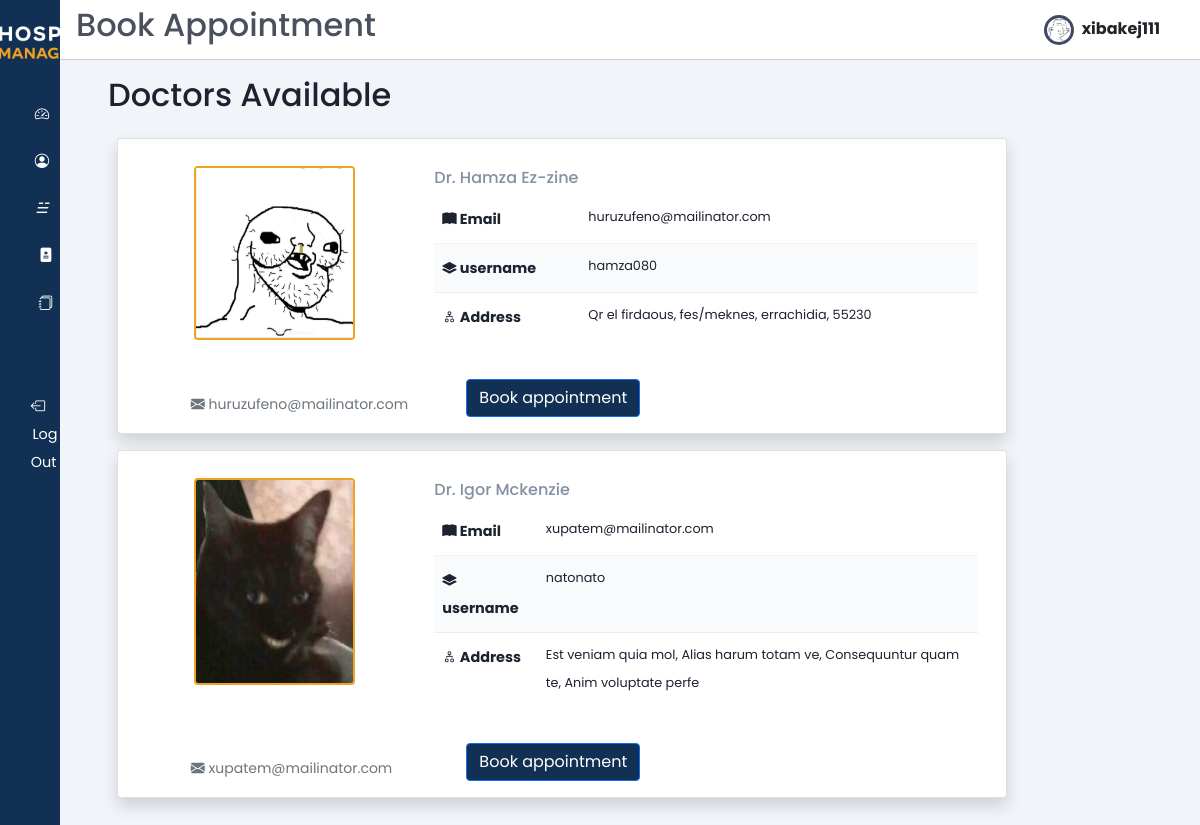
The app's page /book_appointment/ (signed in) with its own data.
### users/models.py (models this page shows, shortened)
class Users(AbstractUser):
    email = models.CharField(max_length=50,unique=True)
    username = models.CharField(max_length=50, unique=True)
    password = models.CharField(max_length=200)
    first_name = models.CharField(max_length=50)
    last_name = models.CharField(max_length=50)
    gender_choices = (("Male", "Male"), ("Female", "Female"))
    gender = models.CharField(max_length=10, choices=gender_choices, default="not_known")
    birthday = models.DateField(null=True, blank=True)
    is_doctor = models.BooleanField(default=False)
    profile_avatar = models.ImageField(upload_to="users/profiles", blank=True, default="doctor/profiles/download.png")
    id_address = models.ForeignKey(Address, on_delete=models.CASCADE, null=True)
    class Meta:
      verbose_name = "User"
      verbose_name_plural = "Users"

class Doctors(models.Model):
  user = models.OneToOneField(Users, on_delete=models.CASCADE, primary_key=True)
  specialty = models.ForeignKey(Specialty,on_delete=models.CASCADE)
  bio = models.TextField()
  class Meta:
    verbose_name = "Doctor"
    verbose_name_plural = "Doctors"

class Address(models.Model):
    id_address = models.AutoField(primary_key=True)
    address_line = models.CharField(max_length=50)
    region = models.CharField(max_length=50)
    city = models.CharField(max_length=50)
    code_postal = models.CharField(max_length=50)
    class Meta:
      verbose_name = "Address"
      verbose_name_plural = "Addresses"

### patients/views.py (the view)
# urls.py: path('book_appointment/', book_appointment, name='book_appointment'),
@login_required(login_url='/login')
def book_appointment(request):
  doctors = Doctors.objects.all()
  return render(request,'patients/book_appointment.html',{"doctors":doctors})

### templates/patients/book_appointment.html (shortened to what this page needs)
{% extends 'patients/base.html' %} {% load static %}  {% block page_title %} Book Appointment
{%endblock page_title %} {% block content %}
<main>
  <h2 class="dash-title">Doctors Available</h2>
  <section class="recent">
    <div class="table-div">
      <div class="row justify-content-left">
        {% for doctor in doctors %}
        <div class="card mb-3 shadow col-12 col-md-10" style="margin-left: 2%">
          <div class="row g-0">
            <div
              class="col-md-4 text-center p-2"
              style="max-height: 90%; max-width: 40%"
            >
              <img
                src="{{ doctor.user.profile_avatar.url }}"
                class="rounded"
                style="
                  height: 70%;
                  width: 59%;
                  margin-top: 7%;
                  border: 2px solid #EFA323;
                  border-radius: 200px;
                "
                alt="..."
              />
            </div>
            <div class="col-md-8">
              <div class="card-body">
                <h5 class="card-title mt-2">
                  Dr. {{ doctor.user.first_name}} {{ doctor.user.last_name }}
                </h5>
                <table class="table">
                  <tbody>
                    <tr>
                      <th scope="col"><i class="bi bi-book-fill"></i> Email</th>
                      <td scope="col">{{ doctor.user.email }}</td>
                    </tr>
                    <tr>
                      <th scope="col">
                        <i class="bi bi-layers-fill"></i> username
                      </th>
                      <td scope="col">{{ doctor.user.username }}</td>
                    </tr>
                    <tr>
                      <th scope="col">
                        <i class="bi bi-diagram-2"></i> Address
                      </th>
                      <td scope="col">
                        {{ doctor.user.id_address.address_line }}, {{ doctor.user.id_address.region }}, {{ doctor.user.id_address.city }}, {{ doctor.user.id_address.code_postal }}
                      </td>
                    </tr>
                  </tbody>
                </table>
              </div>
              <div class="container-new-example ps-5">
                <a href="/patient_confirm_book/{{ doctor.user.username }}/"
                  ><button type="submit" class="glow-on-hover btn primary-color-background btn-primary mb-3 " value="Submit">
                    Book appointment
                  </button></a
                >
              </div>
            </div>
            <div
              class="text-left mb-1"
              style="float: left; margin-left: 7%; margin-top: -5%"
            >
              <p class="card-text">
                <small class="text-muted"
                  ><i
                    class="bi bi-envelope-fill"
                    style="text-decoration: none"
                  ></i>
                  {{ doctor.user.email }}</small
                >
              </p>
            </div>
          </div>
        </div>
        {% endfor %}
      </div>
    </div>
  </section>
</main>
{% endblock %}

### templates/patients/base.html (shortened to what this page needs)
{% load static %}
<!DOCTYPE HTML>
<html lang="en">
<head>
  <link  href="{% static 'css/style-appointments.css' %}" rel="stylesheet">
  <link href="{% static 'css/bootstrap.min.css' %}" rel="stylesheet"/>
  <link href="{% static 'css/base-style.css' %}" rel="stylesheet"/>
  <link rel="stylesheet" href="https://cdn.jsdelivr.net/gh/lykmapipo/themify-icons@0.1.2/css/themify-icons.css">
  <link  href="{% static 'css/style.css' %}" rel="stylesheet">
  <link  href="{% static 'css/bootstrap-icons.css' %}" rel="stylesheet">
  <link  href="{% static 'css/jquery.dataTables.min.css' %}" rel="stylesheet">
  <link  href="{% static 'css/styleblog.css' %}" rel="stylesheet">
  <link  href="{% static 'css/styleblog-responsive.css' %}" rel="stylesheet">
</head>
<body>
  <div class="sidebar">
    <div class="sidebar-header pt-4">
      <div class="text-center my-">
        <img src="{% static 'img/white-logo.png' %}" alt="logo" class="img-fluid" style="max-width: 170px;" />
      </div>
    </div>
    <div class="sidebar-menu">
      <ul>
        <li>
          <a href="{% url 'patient_dashboard' %}">
            <i class="bi bi-speedometer2 me-2"></i>
          </a>
        </li>
        <li>
          <a href="{% url 'patient_profile' %}">
            <i class="bi bi-person-circle me-2"></i>
          </a>
        </li>
        <li>
          <a href="{% url 'patient_blogs' %}">
            <i>&#9777;&nbsp;&nbsp; </i>
          </a>
        </li>
        <li>
          <a href="{% url 'book_appointment' %}">
            <i class="bi bi-file-medical-fill"></i>
          </a>
        </li>
        <li>
          <a href="{% url 'my_appointments' %}">
            <i class="bi bi-journals"></i>
          </a>
        </li>
        <br><br>
        <li>
            <a href="{% url 'logout' %}" class="logout text-dark"data-bs-toggle="tooltip" data-bs-placement="right" title="logout" >
              <i class="bi bi-box-arrow-left me-3"></i>
              <span class="d-none d-md-inline">Log Out</span>
            </a>
        </li>
      </ul>
    </div>
  </div>
  <div class="main-content">
    <header class="d-flex  align-items-center">
      <h2>{% block page_title %}{% endblock page_title %}</h2>
      <a href="{% url 'patient_profile' %}">
        <img src="{{ request.user.profile_avatar.url }}" style="width: 30px; height: 30px; border-radius: 50%; overflow: hidden; background-color: blue; display: inline-block; vertical-align: middle; border: 3px solid #424a5b;">
        <span class="fw-bold fs-6 ms-1 text-dark me-4">{{ request.user.username|safe | truncatechars:"10" }}</span>
      </a>
    </header>
    {% block content %}
    {% endblock content %}
  </body>
</html>

### static/css/base-style.css (style rules this page uses)
:root { --primary-color: #123053; --secondary-color: #EFA323; }
.primary-color-background { background-color: var(--primary-color) !important; }
.main-content a { text-decoration: none !important; }

### static/css/style.css (style rules this page uses)
:root { --main-color: #424a5b; --color-dark: #1D2231; --text-grey: #8390A2; --primary-color: #123053; --secondary-color: #EFA323; }
* { font-family: 'Poppins', sans-serif; margin: 0; padding: 0; text-decoration: none; list-style-type: none; box-sizing: border-box; }
.sidebar { height: 100%; width: 240px; position: fixed; left: 0; top: 0; z-index: 100; background: var(--primary-color); color: #fff; overflow-y: auto; transition: width 500ms; }
.sidebar-header { display: flex; justify-content: space-between; align-items: center; height: 60px; padding: 0rem 1rem; }
.sidebar-menu { padding: 0rem; padding-top: 40px; }
.sidebar li { margin-bottom: 1.2rem; font-size: larger; }
.sidebar a { color: #fff !important; text-decoration: none; font-size: .9rem; }
.sidebar a span:last-child { padding-left: .1rem; }
.main-content { position: relative; margin-left: 240px; transition: margin-left 500ms; }
header { position: fixed; left: 240px; top: 0; z-index: 100; width: calc(100% - 240px); background: #fff; height: 60px; padding: 0rem 1rem; display: flex; align-items: center; justify-content: space-between; border-bottom: 1px solid #ccc; transition: left 500ms; }
main { margin-top: 60px; background: #f1f5f9; min-height: 90vh; padding: 1rem 3rem; }
.dash-title { color: var(--color-dark); margin-bottom: 1rem; }
.card-body { padding: 1.3rem 1rem; }
.card-body h5 { color: var(--text-grey); font-size: 1rem; }
.recent { margin-top: 3rem; margin-bottom: 3rem; }
th, td { font-size: .9rem; padding: 1rem 1rem; color: var(--color-dark); }
td { font-size: .8rem; }
tbody tr:nth-child(even) { background: #f9fafc; }
.text-center { text-align: center; }
@media only screen and (max-width: 1200px) { .sidebar { width: 60px; z-index: 150; } }
@media only screen and (max-width: 1200px) { .sidebar .sidebar-header h3 span, .sidebar li span:last-child { display: none; } }
@media only screen and (max-width: 1200px) { .sidebar .sidebar-header, .sidebar li { display: flex; justify-content: center; } }
@media only screen and (max-width: 1200px) { .main-content { margin-left: 60px; } }
@media only screen and (max-width: 1200px) { .main-content header { left: 60px; width: calc(100% - 60px); } }
.recent { margin-top: 1.5rem; margin-bottom: 3rem; }
.table-div { display: grid; grid-template-columns: 100% 25%; grid-column-gap: 1.5rem; }

### records on screen
Users: user.profile_avatar (picture), user.username "xibakej111"
Doctors: user.profile_avatar (picture), user.first_name "Hamza", user.last_name "Ez-zine", user.email "huruzufeno@mailinator.com", user.username "hamza080", user.id_address.address_line "Qr el firdaous", user.id_address.region "fes/meknes", user.id_address.city "errachidia", user.id_address.code_postal "55230"
Doctors: user.profile_avatar (picture), user.first_name "Igor", user.last_name "Mckenzie", user.email "xupatem@mailinator.com", user.username "natonato", user.id_address.address_line "Est veniam quia mol", user.id_address.region "Alias harum totam ve", user.id_address.city "Consequuntur quam te", user.id_address.code_postal "Anim voluptate perfe"
